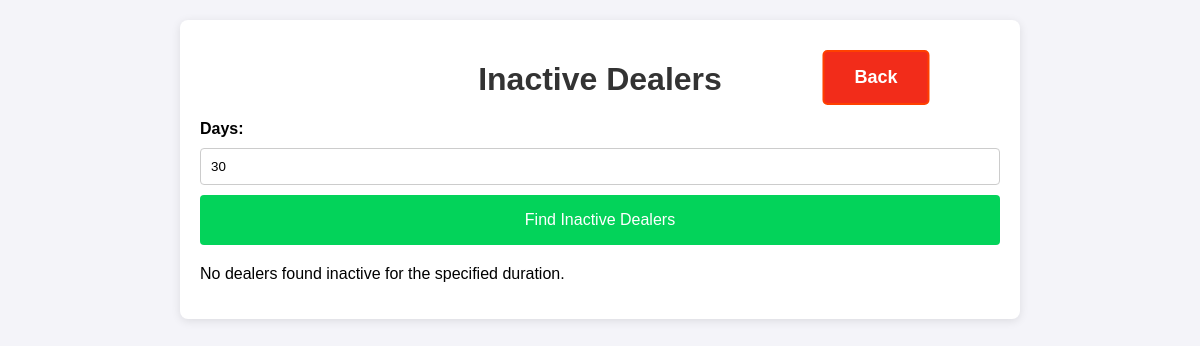
/inactive_dealers, run on an earlier commit of the app's database.
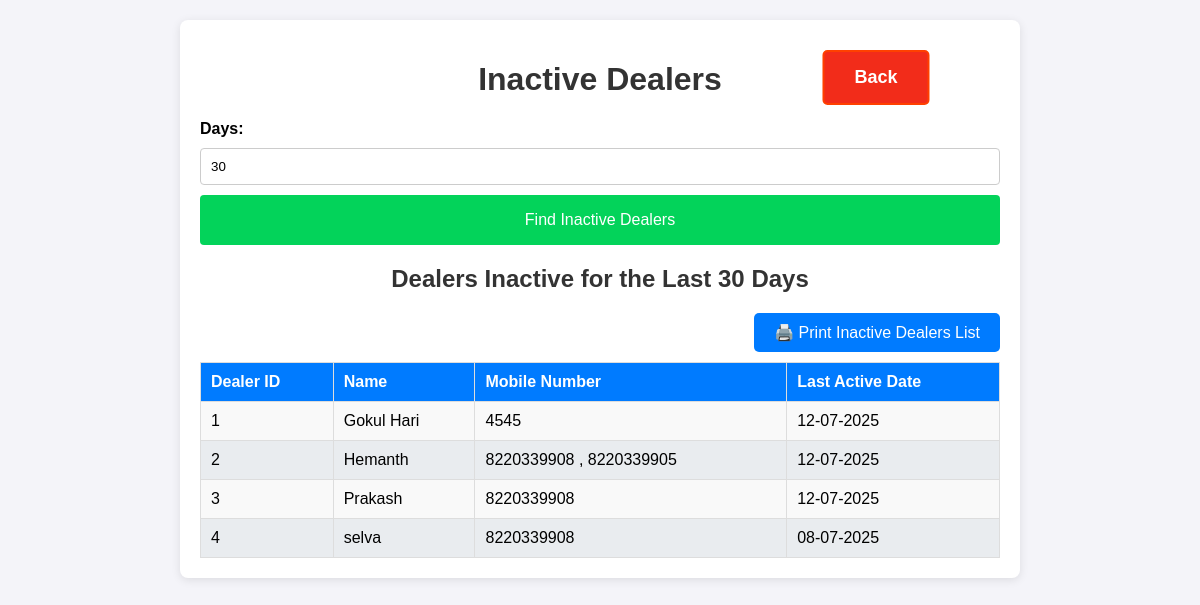
And on a later commit of the database.
### app.py (models this page shows, shortened)
class Dealer(db.Model):
    id = db.Column(db.Integer, primary_key=True)
    dealer_id = db.Column(db.String(100), nullable=False)
    water_can_count = db.Column(db.Integer, nullable=False)
    timestamp = db.Column(db.DateTime, default=datetime.now)
    token_id = db.Column(db.Integer, nullable=False)  # Daily resetting token ID
    @property
    def formatted_date(self):
        return self.timestamp.strftime("%d-%m-%Y")  # Format the date

class Dealer_details(db.Model):
    id = db.Column(db.Integer, primary_key=True)
    dealer_id = db.Column(db.String(100), nullable=False, unique=True)
    name = db.Column(db.String(100), nullable=False)
    mobile = db.Column(db.String(15), nullable=False)
    address = db.Column(db.String(400), nullable=True)
    aadhaar_file = db.Column(db.String(400))  # Path to Aadhaar copy
    photo_file = db.Column(db.String(400))

### app.py (the view)
@app.route('/inactive_dealers', methods=['GET', 'POST'])
def inactive_dealers():
    days = 30
    inactive_dealers = []
    if request.method == 'POST':
        days = int(request.form.get('days', 0))
    threshold_date = datetime.now() - timedelta(days=days)
    inactive_dealers = db.session.query(Dealer, Dealer_details).outerjoin(Dealer, Dealer.dealer_id == Dealer_details.dealer_id).group_by(Dealer.dealer_id).having(
        db.func.max(Dealer.timestamp) < threshold_date
    ).all()
    return render_template('inactive_dealers.html', inactive_dealers=inactive_dealers, days=days)

### templates/inactive_dealers.html (shortened to what this page needs)
<!DOCTYPE html>
<html lang="en">
<head>
    <link rel="stylesheet" href="/static/styles.css">
</head>
<body>
    <div class="container">
        <h1>Inactive Dealers</h1>
        <form method="POST" class="form">
            <label for="days">Days:</label>
            <input type="number" id="days" name="days" value="{{days}}" required>
            <button type="submit" class="btn">Find Inactive Dealers</button>
        </form>
        {% if inactive_dealers %}
        <h2>Dealers Inactive for the Last {{ days }} Days</h2>
        <div style="text-align: right; margin-bottom: 10px;">
        <button class="print_btn" onclick="window.print()">
            🖨️ Print Inactive Dealers List
        </button>
        </div>
        <table>
            <thead>
                <tr>
                    <th>Dealer ID</th>
                    <th>Name</th>
                    <th>Mobile Number</th>
                    <th>Last Active Date</th>
                </tr>
            </thead>
            <tbody>
                {% for dealer, dealer_details in inactive_dealers %}
                <tr>
                    <td>{{ dealer.dealer_id }}</td>
                    <td>{{ dealer_details.name }}</td>
                    <td>{{ dealer_details.mobile }}</td>
                    <td>{{ dealer.formatted_date }}</td>
                </tr>
                {% endfor %}
            </tbody>
        </table>
        {% else %}
        <p>No dealers found inactive for the specified duration.</p>
        {% endif %}
    </div>
    <a href="/" class="back">Back</a>
</body>
</html>

What changed in the data, as far as the page shows it:
now on this page (row edited): Dealer: dealer_id "1", name "Gokul Hari", mobile "4545", formatted_date "12-07-2025"
now on this page (row edited): Dealer: dealer_id "2", name "Hemanth", mobile "8220339908 , 8220339905", formatted_date "12-07-2025"
now on this page (row edited): Dealer: dealer_id "3", name "Prakash", mobile "8220339908", formatted_date "12-07-2025"
now on this page (row edited): Dealer: dealer_id "4", name "selva", mobile "8220339908", formatted_date "08-07-2025"
Also different on the page:
{{ days }}: (not shown) → "30"
text no longer shown: "No dealers found inactive for the specified duration."
text now shown: "Dealers Inactive for the Last Days 🖨️ Print Inactive Dealers List Dealer ID Name Mobile Number Last Active Date"
